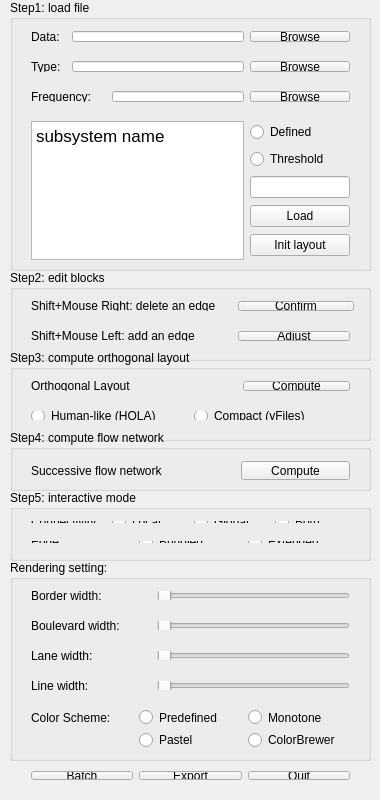
<?xml version="1.0" encoding="UTF-8"?>
<ui version="4.0">
 <class>DiaLayout</class>
 <widget class="QDialog" name="DiaLayout">
  <property name="enabled">
   <bool>true</bool>
  </property>
  <property name="geometry">
   <rect>
    <x>0</x>
    <y>0</y>
    <width>380</width>
    <height>800</height>
   </rect>
  </property>
  <property name="minimumSize">
   <size>
    <width>380</width>
    <height>800</height>
   </size>
  </property>
  <property name="maximumSize">
   <size>
    <width>380</width>
    <height>800</height>
   </size>
  </property>
  <property name="focusPolicy">
   <enum>Qt::TabFocus</enum>
  </property>
  <property name="windowTitle">
   <string>Dialog</string>
  </property>
  <widget class="QGroupBox" name="groupBox_Dataset">
   <property name="geometry">
    <rect>
     <x>10</x>
     <y>0</y>
     <width>361</width>
     <height>271</height>
    </rect>
   </property>
   <property name="title">
    <string>Step1: load file</string>
   </property>
   <widget class="QWidget" name="layoutBrowseWidget">
    <property name="geometry">
     <rect>
      <x>10</x>
      <y>20</y>
      <width>341</width>
      <height>33</height>
     </rect>
    </property>
    <layout class="QHBoxLayout" name="horizontalLayout_Browse" stretch="30,180,0">
     <property name="sizeConstraint">
      <enum>QLayout::SetDefaultConstraint</enum>
     </property>
     <item>
      <widget class="QLabel" name="label_Data">
       <property name="sizePolicy">
        <sizepolicy hsizetype="Expanding" vsizetype="Fixed">
         <horstretch>30</horstretch>
         <verstretch>0</verstretch>
        </sizepolicy>
       </property>
       <property name="minimumSize">
        <size>
         <width>35</width>
         <height>0</height>
        </size>
       </property>
       <property name="text">
        <string>Data:</string>
       </property>
      </widget>
     </item>
     <item>
      <widget class="QLineEdit" name="lineEdit_File">
       <property name="sizePolicy">
        <sizepolicy hsizetype="Expanding" vsizetype="Fixed">
         <horstretch>100</horstretch>
         <verstretch>0</verstretch>
        </sizepolicy>
       </property>
       <property name="minimumSize">
        <size>
         <width>100</width>
         <height>0</height>
        </size>
       </property>
       <property name="readOnly">
        <bool>true</bool>
       </property>
      </widget>
     </item>
     <item>
      <widget class="QPushButton" name="pushButton_Browse_Data">
       <property name="sizePolicy">
        <sizepolicy hsizetype="Expanding" vsizetype="Fixed">
         <horstretch>70</horstretch>
         <verstretch>0</verstretch>
        </sizepolicy>
       </property>
       <property name="minimumSize">
        <size>
         <width>100</width>
         <height>0</height>
        </size>
       </property>
       <property name="text">
        <string>Browse</string>
       </property>
       <property name="autoDefault">
        <bool>false</bool>
       </property>
      </widget>
     </item>
    </layout>
   </widget>
   <widget class="QWidget" name="horizontalLayoutWidget">
    <property name="geometry">
     <rect>
      <x>10</x>
      <y>110</y>
      <width>341</width>
      <height>161</height>
     </rect>
    </property>
    <layout class="QHBoxLayout" name="horizontalLayout_Data">
     <item>
      <widget class="QTextBrowser" name="textBrowser_Name">
       <property name="html">
        <string>&lt;!DOCTYPE HTML PUBLIC &quot;-//W3C//DTD HTML 4.0//EN&quot; &quot;http://www.w3.org/TR/REC-html40/strict.dtd&quot;&gt;
&lt;html&gt;&lt;head&gt;&lt;meta name=&quot;qrichtext&quot; content=&quot;1&quot; /&gt;&lt;style type=&quot;text/css&quot;&gt;
p, li { white-space: pre-wrap; }
&lt;/style&gt;&lt;/head&gt;&lt;body style=&quot; font-family:'Ubuntu'; font-size:11pt; font-weight:400; font-style:normal;&quot;&gt;
&lt;p style=&quot; margin-top:0px; margin-bottom:0px; margin-left:0px; margin-right:0px; -qt-block-indent:0; text-indent:0px;&quot;&gt;&lt;span style=&quot; font-family:'.SF NS Text'; font-size:13pt;&quot;&gt;subsystem name&lt;/span&gt;&lt;/p&gt;&lt;/body&gt;&lt;/html&gt;</string>
       </property>
      </widget>
     </item>
     <item>
      <layout class="QVBoxLayout" name="verticalLayout_DataSetting">
       <item>
        <widget class="QRadioButton" name="radioButton_Defined">
         <property name="text">
          <string>Defined</string>
         </property>
        </widget>
       </item>
       <item>
        <widget class="QRadioButton" name="radioButton_Threshold">
         <property name="text">
          <string>Threshold</string>
         </property>
        </widget>
       </item>
       <item>
        <widget class="QLineEdit" name="lineEdit_Threshold">
         <property name="sizePolicy">
          <sizepolicy hsizetype="Expanding" vsizetype="Fixed">
           <horstretch>100</horstretch>
           <verstretch>0</verstretch>
          </sizepolicy>
         </property>
         <property name="minimumSize">
          <size>
           <width>40</width>
           <height>0</height>
          </size>
         </property>
         <property name="maximumSize">
          <size>
           <width>100</width>
           <height>16777215</height>
          </size>
         </property>
         <property name="readOnly">
          <bool>false</bool>
         </property>
        </widget>
       </item>
       <item>
        <widget class="QPushButton" name="pushButton_Load">
         <property name="sizePolicy">
          <sizepolicy hsizetype="Expanding" vsizetype="Fixed">
           <horstretch>70</horstretch>
           <verstretch>0</verstretch>
          </sizepolicy>
         </property>
         <property name="minimumSize">
          <size>
           <width>100</width>
           <height>0</height>
          </size>
         </property>
         <property name="text">
          <string>Load</string>
         </property>
         <property name="autoDefault">
          <bool>false</bool>
         </property>
        </widget>
       </item>
       <item>
        <widget class="QPushButton" name="pushButton_Layout">
         <property name="sizePolicy">
          <sizepolicy hsizetype="Expanding" vsizetype="Fixed">
           <horstretch>70</horstretch>
           <verstretch>0</verstretch>
          </sizepolicy>
         </property>
         <property name="minimumSize">
          <size>
           <width>100</width>
           <height>0</height>
          </size>
         </property>
         <property name="text">
          <string>Init layout</string>
         </property>
         <property name="autoDefault">
          <bool>false</bool>
         </property>
        </widget>
       </item>
      </layout>
     </item>
    </layout>
   </widget>
   <widget class="QWidget" name="layoutBrowseWidget_9">
    <property name="geometry">
     <rect>
      <x>10</x>
      <y>80</y>
      <width>341</width>
      <height>33</height>
     </rect>
    </property>
    <layout class="QHBoxLayout" name="horizontalLayout_Freq" stretch="0,180,0">
     <property name="sizeConstraint">
      <enum>QLayout::SetDefaultConstraint</enum>
     </property>
     <item>
      <widget class="QLabel" name="label_Freq">
       <property name="sizePolicy">
        <sizepolicy hsizetype="Expanding" vsizetype="Fixed">
         <horstretch>30</horstretch>
         <verstretch>0</verstretch>
        </sizepolicy>
       </property>
       <property name="minimumSize">
        <size>
         <width>75</width>
         <height>0</height>
        </size>
       </property>
       <property name="text">
        <string>Frequency:</string>
       </property>
      </widget>
     </item>
     <item>
      <widget class="QLineEdit" name="lineEdit_Freq">
       <property name="sizePolicy">
        <sizepolicy hsizetype="Expanding" vsizetype="Fixed">
         <horstretch>100</horstretch>
         <verstretch>0</verstretch>
        </sizepolicy>
       </property>
       <property name="minimumSize">
        <size>
         <width>100</width>
         <height>0</height>
        </size>
       </property>
       <property name="readOnly">
        <bool>true</bool>
       </property>
      </widget>
     </item>
     <item>
      <widget class="QPushButton" name="pushButton_Browse_Freq">
       <property name="sizePolicy">
        <sizepolicy hsizetype="Expanding" vsizetype="Fixed">
         <horstretch>70</horstretch>
         <verstretch>0</verstretch>
        </sizepolicy>
       </property>
       <property name="minimumSize">
        <size>
         <width>100</width>
         <height>0</height>
        </size>
       </property>
       <property name="text">
        <string>Browse</string>
       </property>
       <property name="autoDefault">
        <bool>false</bool>
       </property>
      </widget>
     </item>
    </layout>
   </widget>
   <widget class="QWidget" name="layoutBrowseWidget_11">
    <property name="geometry">
     <rect>
      <x>10</x>
      <y>50</y>
      <width>341</width>
      <height>33</height>
     </rect>
    </property>
    <layout class="QHBoxLayout" name="horizontalLayout_Type_Data" stretch="30,180,0">
     <property name="sizeConstraint">
      <enum>QLayout::SetDefaultConstraint</enum>
     </property>
     <item>
      <widget class="QLabel" name="label_Type">
       <property name="sizePolicy">
        <sizepolicy hsizetype="Expanding" vsizetype="Fixed">
         <horstretch>30</horstretch>
         <verstretch>0</verstretch>
        </sizepolicy>
       </property>
       <property name="minimumSize">
        <size>
         <width>35</width>
         <height>0</height>
        </size>
       </property>
       <property name="text">
        <string>Type:</string>
       </property>
      </widget>
     </item>
     <item>
      <widget class="QLineEdit" name="lineEdit_Type">
       <property name="sizePolicy">
        <sizepolicy hsizetype="Expanding" vsizetype="Fixed">
         <horstretch>100</horstretch>
         <verstretch>0</verstretch>
        </sizepolicy>
       </property>
       <property name="minimumSize">
        <size>
         <width>100</width>
         <height>0</height>
        </size>
       </property>
       <property name="readOnly">
        <bool>true</bool>
       </property>
      </widget>
     </item>
     <item>
      <widget class="QPushButton" name="pushButton_Browse_Type">
       <property name="sizePolicy">
        <sizepolicy hsizetype="Expanding" vsizetype="Fixed">
         <horstretch>70</horstretch>
         <verstretch>0</verstretch>
        </sizepolicy>
       </property>
       <property name="minimumSize">
        <size>
         <width>100</width>
         <height>0</height>
        </size>
       </property>
       <property name="text">
        <string>Browse</string>
       </property>
       <property name="autoDefault">
        <bool>false</bool>
       </property>
      </widget>
     </item>
    </layout>
   </widget>
  </widget>
  <widget class="QGroupBox" name="groupBox_Block">
   <property name="geometry">
    <rect>
     <x>10</x>
     <y>270</y>
     <width>361</width>
     <height>91</height>
    </rect>
   </property>
   <property name="title">
    <string>Step2: edit blocks</string>
   </property>
   <widget class="QWidget" name="layoutBrowseWidget_7">
    <property name="geometry">
     <rect>
      <x>10</x>
      <y>20</y>
      <width>345</width>
      <height>32</height>
     </rect>
    </property>
    <layout class="QHBoxLayout" name="horizontalLayout_Confirm" stretch="0,0">
     <property name="sizeConstraint">
      <enum>QLayout::SetDefaultConstraint</enum>
     </property>
     <item>
      <widget class="QLabel" name="label_Delete_Edge">
       <property name="text">
        <string>Shift+Mouse Right: delete an edge     </string>
       </property>
      </widget>
     </item>
     <item>
      <widget class="QPushButton" name="pushButton_Confirm">
       <property name="text">
        <string>Confirm</string>
       </property>
       <property name="autoDefault">
        <bool>false</bool>
       </property>
      </widget>
     </item>
    </layout>
   </widget>
   <widget class="QWidget" name="layoutBrowseWidget_8">
    <property name="geometry">
     <rect>
      <x>10</x>
      <y>50</y>
      <width>341</width>
      <height>32</height>
     </rect>
    </property>
    <layout class="QHBoxLayout" name="horizontalLayout_Adjust" stretch="0,0">
     <property name="sizeConstraint">
      <enum>QLayout::SetDefaultConstraint</enum>
     </property>
     <item>
      <widget class="QLabel" name="label_Add_Edge">
       <property name="text">
        <string>Shift+Mouse Left: add an edge           </string>
       </property>
      </widget>
     </item>
     <item>
      <widget class="QPushButton" name="pushButton_Adjust">
       <property name="text">
        <string>Adjust</string>
       </property>
       <property name="autoDefault">
        <bool>false</bool>
       </property>
      </widget>
     </item>
    </layout>
   </widget>
  </widget>
  <widget class="QGroupBox" name="groupBox_Orthogonal">
   <property name="geometry">
    <rect>
     <x>10</x>
     <y>350</y>
     <width>361</width>
     <height>91</height>
    </rect>
   </property>
   <property name="title">
    <string>Step3: compute orthogonal layout</string>
   </property>
   <widget class="QWidget" name="layoutBrowseWidget_4">
    <property name="geometry">
     <rect>
      <x>10</x>
      <y>20</y>
      <width>341</width>
      <height>32</height>
     </rect>
    </property>
    <layout class="QHBoxLayout" name="horizontalLayout_Ortho" stretch="0,0">
     <property name="sizeConstraint">
      <enum>QLayout::SetDefaultConstraint</enum>
     </property>
     <item>
      <widget class="QLabel" name="label_Orthogonal">
       <property name="text">
        <string>Orthogonal Layout                                </string>
       </property>
      </widget>
     </item>
     <item>
      <widget class="QPushButton" name="pushButton_Ortho_Compute">
       <property name="text">
        <string>Compute</string>
       </property>
       <property name="autoDefault">
        <bool>false</bool>
       </property>
      </widget>
     </item>
    </layout>
   </widget>
   <widget class="QWidget" name="layoutBrowseWidget_10">
    <property name="geometry">
     <rect>
      <x>10</x>
      <y>50</y>
      <width>341</width>
      <height>31</height>
     </rect>
    </property>
    <layout class="QHBoxLayout" name="horizontalLayout_Orthomode" stretch="0,0">
     <property name="sizeConstraint">
      <enum>QLayout::SetDefaultConstraint</enum>
     </property>
     <item>
      <widget class="QRadioButton" name="radioButton_HOLA">
       <property name="text">
        <string>Human-like (HOLA)</string>
       </property>
      </widget>
     </item>
     <item>
      <widget class="QRadioButton" name="radioButton_yFiles">
       <property name="text">
        <string>Compact (yFiles)</string>
       </property>
      </widget>
     </item>
    </layout>
   </widget>
  </widget>
  <widget class="QGroupBox" name="groupBox_Network">
   <property name="geometry">
    <rect>
     <x>10</x>
     <y>430</y>
     <width>361</width>
     <height>61</height>
    </rect>
   </property>
   <property name="title">
    <string>Step4: compute flow network</string>
   </property>
   <widget class="QWidget" name="layoutBrowseWidget_3">
    <property name="geometry">
     <rect>
      <x>10</x>
      <y>20</y>
      <width>341</width>
      <height>41</height>
     </rect>
    </property>
    <layout class="QHBoxLayout" name="horizontalLayout_Browse_Network" stretch="0,0">
     <property name="sizeConstraint">
      <enum>QLayout::SetDefaultConstraint</enum>
     </property>
     <item>
      <widget class="QLabel" name="label_Network">
       <property name="text">
        <string>Successive flow network                      </string>
       </property>
      </widget>
     </item>
     <item>
      <widget class="QPushButton" name="pushButton_Network_Compute">
       <property name="text">
        <string>Compute</string>
       </property>
       <property name="autoDefault">
        <bool>false</bool>
       </property>
      </widget>
     </item>
    </layout>
   </widget>
  </widget>
  <widget class="QGroupBox" name="groupBox_ClusterSetting_Interaction">
   <property name="geometry">
    <rect>
     <x>10</x>
     <y>490</y>
     <width>361</width>
     <height>71</height>
    </rect>
   </property>
   <property name="title">
    <string>Step5: interactive mode</string>
   </property>
   <widget class="QWidget" name="layoutBrowseWidget_2">
    <property name="geometry">
     <rect>
      <x>10</x>
      <y>20</y>
      <width>341</width>
      <height>24</height>
     </rect>
    </property>
    <layout class="QHBoxLayout" name="horizontalLayout_Connectivity" stretch="0,0,0,0">
     <property name="sizeConstraint">
      <enum>QLayout::SetDefaultConstraint</enum>
     </property>
     <item>
      <widget class="QLabel" name="label_Connectivity">
       <property name="text">
        <string>Connectivity:</string>
       </property>
      </widget>
     </item>
     <item>
      <widget class="QRadioButton" name="radioButton_Local">
       <property name="text">
        <string>Local</string>
       </property>
      </widget>
     </item>
     <item>
      <widget class="QRadioButton" name="radioButton_Global">
       <property name="text">
        <string>Global</string>
       </property>
      </widget>
     </item>
     <item>
      <widget class="QRadioButton" name="radioButton_Both">
       <property name="text">
        <string>Both</string>
       </property>
      </widget>
     </item>
    </layout>
   </widget>
   <widget class="QWidget" name="layoutBrowseWidget_5">
    <property name="geometry">
     <rect>
      <x>10</x>
      <y>40</y>
      <width>341</width>
      <height>24</height>
     </rect>
    </property>
    <layout class="QHBoxLayout" name="horizontalLayout_Edge" stretch="0,0,0">
     <property name="sizeConstraint">
      <enum>QLayout::SetDefaultConstraint</enum>
     </property>
     <item>
      <widget class="QLabel" name="label_Edge">
       <property name="text">
        <string>Edge:</string>
       </property>
      </widget>
     </item>
     <item>
      <widget class="QRadioButton" name="radioButton_Bundled">
       <property name="text">
        <string>Bundled</string>
       </property>
      </widget>
     </item>
     <item>
      <widget class="QRadioButton" name="radioButton_Extended">
       <property name="text">
        <string>Extended</string>
       </property>
      </widget>
     </item>
    </layout>
   </widget>
  </widget>
  <widget class="QGroupBox" name="groupBox">
   <property name="geometry">
    <rect>
     <x>10</x>
     <y>560</y>
     <width>361</width>
     <height>201</height>
    </rect>
   </property>
   <property name="title">
    <string>Rendering setting:</string>
   </property>
   <widget class="QWidget" name="horizontalLayoutWidget_2">
    <property name="geometry">
     <rect>
      <x>10</x>
      <y>50</y>
      <width>341</width>
      <height>31</height>
     </rect>
    </property>
    <layout class="QHBoxLayout" name="horizontalLayout_Boulevard">
     <item>
      <widget class="QLabel" name="label_BoulevardWidth">
       <property name="minimumSize">
        <size>
         <width>120</width>
         <height>0</height>
        </size>
       </property>
       <property name="maximumSize">
        <size>
         <width>120</width>
         <height>16777215</height>
        </size>
       </property>
       <property name="text">
        <string>Boulevard width:</string>
       </property>
      </widget>
     </item>
     <item>
      <widget class="QSlider" name="horizontalSlider_BoulevardWidth">
       <property name="singleStep">
        <number>1</number>
       </property>
       <property name="orientation">
        <enum>Qt::Horizontal</enum>
       </property>
      </widget>
     </item>
    </layout>
   </widget>
   <widget class="QWidget" name="horizontalLayoutWidget_4">
    <property name="geometry">
     <rect>
      <x>10</x>
      <y>80</y>
      <width>341</width>
      <height>31</height>
     </rect>
    </property>
    <layout class="QHBoxLayout" name="horizontalLayout_LaneWidth">
     <item>
      <widget class="QLabel" name="label_LaneWidth">
       <property name="minimumSize">
        <size>
         <width>120</width>
         <height>0</height>
        </size>
       </property>
       <property name="maximumSize">
        <size>
         <width>120</width>
         <height>16777215</height>
        </size>
       </property>
       <property name="text">
        <string>Lane width:</string>
       </property>
      </widget>
     </item>
     <item>
      <widget class="QSlider" name="horizontalSlider_LaneWidth">
       <property name="orientation">
        <enum>Qt::Horizontal</enum>
       </property>
      </widget>
     </item>
    </layout>
   </widget>
   <widget class="QWidget" name="gridLayoutWidget">
    <property name="geometry">
     <rect>
      <x>10</x>
      <y>138</y>
      <width>341</width>
      <height>61</height>
     </rect>
    </property>
    <layout class="QGridLayout" name="gridLayout_Color">
     <item row="0" column="0">
      <widget class="QLabel" name="label_Color">
       <property name="text">
        <string>Color Scheme:</string>
       </property>
      </widget>
     </item>
     <item row="1" column="2">
      <widget class="QRadioButton" name="radioButton_ColorBrewer">
       <property name="sizePolicy">
        <sizepolicy hsizetype="Preferred" vsizetype="Fixed">
         <horstretch>0</horstretch>
         <verstretch>0</verstretch>
        </sizepolicy>
       </property>
       <property name="text">
        <string>ColorBrewer</string>
       </property>
      </widget>
     </item>
     <item row="1" column="1">
      <widget class="QRadioButton" name="radioButton_Pastel">
       <property name="sizePolicy">
        <sizepolicy hsizetype="Preferred" vsizetype="Fixed">
         <horstretch>0</horstretch>
         <verstretch>0</verstretch>
        </sizepolicy>
       </property>
       <property name="text">
        <string>Pastel</string>
       </property>
      </widget>
     </item>
     <item row="0" column="2">
      <widget class="QRadioButton" name="radioButton_Monotone">
       <property name="sizePolicy">
        <sizepolicy hsizetype="Preferred" vsizetype="Fixed">
         <horstretch>0</horstretch>
         <verstretch>0</verstretch>
        </sizepolicy>
       </property>
       <property name="text">
        <string>Monotone</string>
       </property>
      </widget>
     </item>
     <item row="0" column="1">
      <widget class="QRadioButton" name="radioButton_Predefined">
       <property name="text">
        <string>Predefined</string>
       </property>
      </widget>
     </item>
    </layout>
   </widget>
   <widget class="QWidget" name="horizontalLayoutWidget_3">
    <property name="geometry">
     <rect>
      <x>10</x>
      <y>20</y>
      <width>341</width>
      <height>31</height>
     </rect>
    </property>
    <layout class="QHBoxLayout" name="horizontalLayout_Border">
     <item>
      <widget class="QLabel" name="label_BorderWidth">
       <property name="minimumSize">
        <size>
         <width>120</width>
         <height>0</height>
        </size>
       </property>
       <property name="maximumSize">
        <size>
         <width>120</width>
         <height>16777215</height>
        </size>
       </property>
       <property name="text">
        <string>Border width:</string>
       </property>
      </widget>
     </item>
     <item>
      <widget class="QSlider" name="horizontalSlider_BorderWidth">
       <property name="singleStep">
        <number>1</number>
       </property>
       <property name="orientation">
        <enum>Qt::Horizontal</enum>
       </property>
      </widget>
     </item>
    </layout>
   </widget>
   <widget class="QWidget" name="horizontalLayoutWidget_5">
    <property name="geometry">
     <rect>
      <x>10</x>
      <y>110</y>
      <width>341</width>
      <height>31</height>
     </rect>
    </property>
    <layout class="QHBoxLayout" name="horizontalLayout_LineWidth">
     <item>
      <widget class="QLabel" name="label_LineWidth">
       <property name="minimumSize">
        <size>
         <width>120</width>
         <height>0</height>
        </size>
       </property>
       <property name="maximumSize">
        <size>
         <width>120</width>
         <height>16777215</height>
        </size>
       </property>
       <property name="text">
        <string>Line width:</string>
       </property>
      </widget>
     </item>
     <item>
      <widget class="QSlider" name="horizontalSlider_LineWidth">
       <property name="orientation">
        <enum>Qt::Horizontal</enum>
       </property>
      </widget>
     </item>
    </layout>
   </widget>
  </widget>
  <widget class="QWidget" name="layoutBrowseWidget_6">
   <property name="geometry">
    <rect>
     <x>20</x>
     <y>760</y>
     <width>341</width>
     <height>31</height>
    </rect>
   </property>
   <layout class="QHBoxLayout" name="horizontalLayout_exit" stretch="0,0,0">
    <property name="sizeConstraint">
     <enum>QLayout::SetDefaultConstraint</enum>
    </property>
    <item>
     <widget class="QPushButton" name="pushButton_Batch">
      <property name="text">
       <string>Batch</string>
      </property>
      <property name="autoDefault">
       <bool>false</bool>
      </property>
     </widget>
    </item>
    <item>
     <widget class="QPushButton" name="pushButton_Export">
      <property name="text">
       <string>Export</string>
      </property>
      <property name="autoDefault">
       <bool>false</bool>
      </property>
     </widget>
    </item>
    <item>
     <widget class="QPushButton" name="pushButton_Quit">
      <property name="text">
       <string>Quit</string>
      </property>
      <property name="autoDefault">
       <bool>false</bool>
      </property>
     </widget>
    </item>
   </layout>
  </widget>
 </widget>
 <layoutdefault spacing="6" margin="11"/>
 <resources/>
 <connections/>
</ui>
